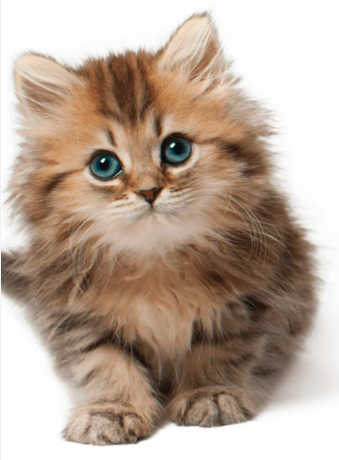
//> input picture testCppLab/testOpenCV/origin/cat3.jpg, 339 x 460 px
$ ./collectionMajorColor   (built with g++ and OpenCV 4)
//> lines starting //> are read from the running program, lines starting //| are printed output that depends on the picture; after the words box and inside, x2 and y2 are one past the last pixel; in counts of white or black regions, pixels touching at a corner belong together
#include <opencv2/opencv.hpp>
#include <opencv2/imgproc.hpp>
#include <opencv2/highgui.hpp>
#include <iostream>

cv::Scalar getDominantColor(const cv::Mat& image, const cv::Mat& mask) {
    // Lọc các điểm ảnh theo mask (chỉ giữ lại các điểm ảnh trong vùng mask)
    cv::Mat maskedImage;
    image.copyTo(maskedImage, mask);

    // Kiểm tra xem vùng trong mask có chứa dữ liệu màu không
    if (cv::countNonZero(mask) == 0) {
        std::cout << "Vùng mask không có dữ liệu màu!" << std::endl;
        return cv::Scalar(0, 0, 0);  // Nếu không có dữ liệu, trả về màu đen
    }

    // Chuyển đổi ảnh sang không gian màu HSV để dễ dàng tìm màu chủ đạo
    cv::Mat hsvImage;
    cv::cvtColor(maskedImage, hsvImage, cv::COLOR_BGR2HSV);

    // Biến dữ liệu để thực hiện K-means
    std::vector<cv::Mat> channels;
    cv::split(hsvImage, channels);

    // Lấy tất cả dữ liệu từ các kênh Hue, Saturation và Value
    cv::Mat data;
    cv::Mat temp[] = {channels[0].reshape(1, channels[0].total()),  // Hue
                      channels[1].reshape(1, channels[1].total()),  // Saturation
                      channels[2].reshape(1, channels[2].total())}; // Value
    cv::merge(temp, 3, data);  // Gộp lại thành 3 kênh

    // Đảm bảo rằng data có kiểu CV_32F
    data.convertTo(data, CV_32F);

    // Tiến hành phân cụm với K-means
    int k = 1;  // Sử dụng 1 cụm để tìm màu chủ đạo
    cv::Mat labels, centers;
    cv::kmeans(data, k, labels, cv::TermCriteria(cv::TermCriteria::EPS + cv::TermCriteria::MAX_ITER, 100, 0.2), 10, cv::KMEANS_RANDOM_CENTERS, centers);

    // Tìm màu chủ đạo từ kết quả của K-means (lấy trung tâm cụm)
    cv::Scalar dominantColorHSV = cv::Scalar(centers.at<float>(0, 0), centers.at<float>(0, 1), centers.at<float>(0, 2));

    return dominantColorHSV;  // Trả về màu chủ đạo trong không gian HSV
}

int main() {
    // Đọc ảnh gốc
    cv::Mat image = cv::imread("cat3.jpg");  // Thay "path_to_your_image.jpg" bằng đường dẫn ảnh của bạn
//> image is the input picture: 460 rows x 339 cols, CV_8UC3; mean B, G, R 153.7, 168.1, 186.8

    // Kiểm tra nếu ảnh không đọc được
    if (image.empty()) {
        std::cout << "Không thể đọc ảnh!" << std::endl;
        return -1;
    }

    // Tạo một mask cho vùng hình tròn (vùng bạn khoanh)
    cv::Mat mask = cv::Mat::zeros(image.size(), CV_8UC1);

    // Vẽ một hình tròn vào mask (thay đổi tọa độ và bán kính theo vùng bạn khoanh)
    cv::Point center(image.cols / 2, image.rows / 2); // Tọa độ tâm hình tròn
//> center = Point(169, 230)
    int radius = 100; // Bán kính hình tròn
    cv::circle(mask, center, radius, cv::Scalar(255), -1); // Vẽ hình tròn vào mask
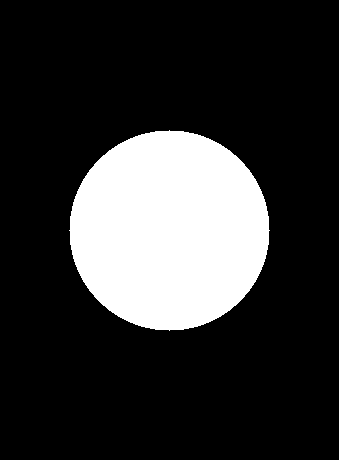
//> mask: 460 rows x 339 cols, CV_8UC1; 20.1% white; 1 white region, box (x1, y1, x2, y2) and area: (69, 130, 270, 331) 31417

    // Vẽ một hình tròn lên ảnh gốc để dễ dàng quan sát
    cv::circle(image, center, radius, cv::Scalar(0, 255, 0), 2); // Vẽ hình tròn màu xanh lá, độ dày 2
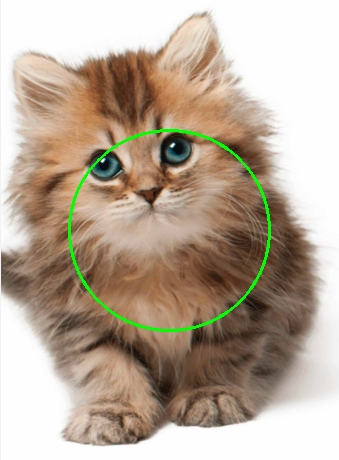
//> image: 460 rows x 339 cols, CV_8UC3; 1.16% of pixels changed, all inside (x1, y1, x2, y2) = (68, 129, 271, 332)

    // Tìm màu chủ đạo trong vùng hình tròn đã khoanh
    cv::Scalar dominantColor = getDominantColor(image, mask);
//> in getDominantColor, `image.copyTo(maskedImage, mask);`:
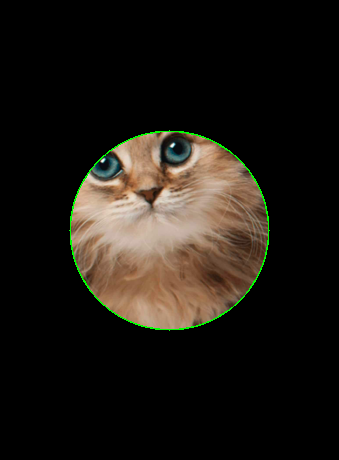
//> maskedImage: 460 rows x 339 cols, CV_8UC3; mean B, G, R 19.3, 25.3, 29.8
//> in getDominantColor, `cv::cvtColor(maskedImage, hsvImage, cv::COLOR_BGR2HSV);`: hsvImage: 460 rows x 339 cols, CV_8UC3; mean H, S, V 3.4, 20.8, 31.5
//> in getDominantColor, `cv::split(hsvImage, channels);`:
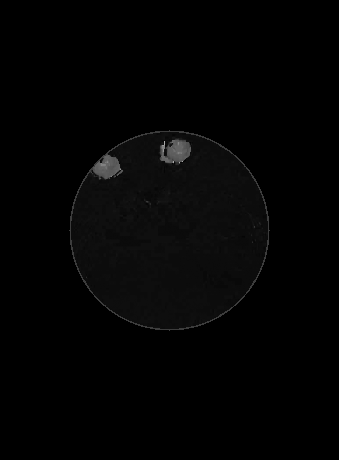
//> channels[0]: 460 rows x 339 cols, CV_8UC1; min 0, max 177, mean 3.4
//> in getDominantColor, `cv::split(hsvImage, channels);`:
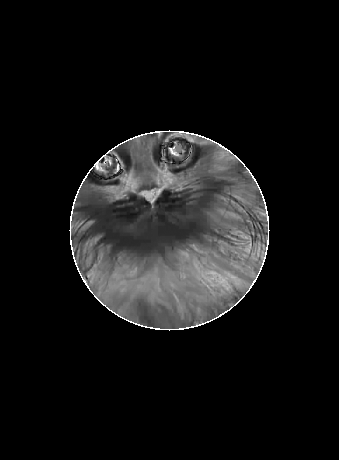
//> channels[1]: 460 rows x 339 cols, CV_8UC1; min 0, max 255, mean 20.8
//> in getDominantColor, `cv::split(hsvImage, channels);`:
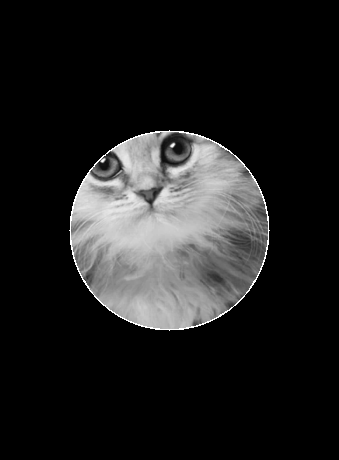
//> channels[2]: 460 rows x 339 cols, CV_8UC1; min 0, max 255, mean 31.5
//> in getDominantColor, `cv::kmeans(data, k, labels, cv::TermCriteria(cv::TermCriteria::EPS + c..`: centers = [3.42, 20.8, 31.45]
//> in getDominantColor, `cv::Scalar dominantColorHSV = cv::Scalar(centers.at<float>(0, 0), cent..`: dominantColorHSV = Scalar(3.42, 20.8, 31.45)
//> dominantColor = Scalar(3.42, 20.8, 31.45)

    std::cout << "Màu chủ đạo (HSV): " << dominantColor << std::endl;
//| Màu chủ đạo (HSV): [3.42207, 20.7979, 31.4529, 0]

    // Hiển thị ảnh và mask
    cv::imshow("Image with Circle", image);  // Hiển thị ảnh với hình tròn
    cv::imshow("Mask", mask);                // Hiển thị mask
    cv::waitKey(0);

    return 0;
}

$ run again, with testCppLab/testOpenCV/origin/cat1.jpg copied over testCppLab/testOpenCV/origin/cat3.jpg
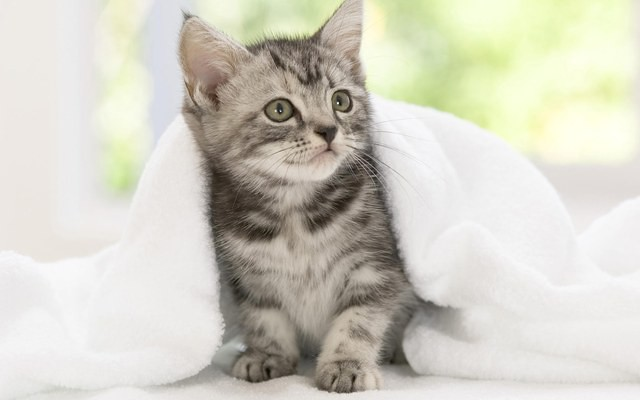
//> input picture testCppLab/testOpenCV/origin/cat1.jpg, 640 x 400 px
//> image is the input picture: 400 rows x 640 cols, CV_8UC3; mean B, G, R 195.4, 207.3, 209.5
//> `cv::circle(mask, center, radius, cv::Scalar(255), -1);`:
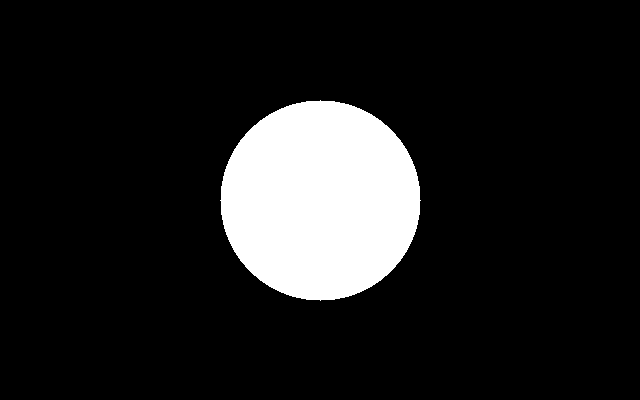
//> mask: 400 rows x 640 cols, CV_8UC1; 12.3% white; 1 white region, box (x1, y1, x2, y2) and area: (220, 100, 421, 301) 31417
//> image: 400 rows x 640 cols, CV_8UC3; 0.71% of pixels changed, all inside (x1, y1, x2, y2) = (219, 99, 422, 302)
//> hsvImage: 400 rows x 640 cols, CV_8UC3; mean H, S, V 2.5, 5.4, 18.7
//> in getDominantColor, `cv::split(hsvImage, channels);`:
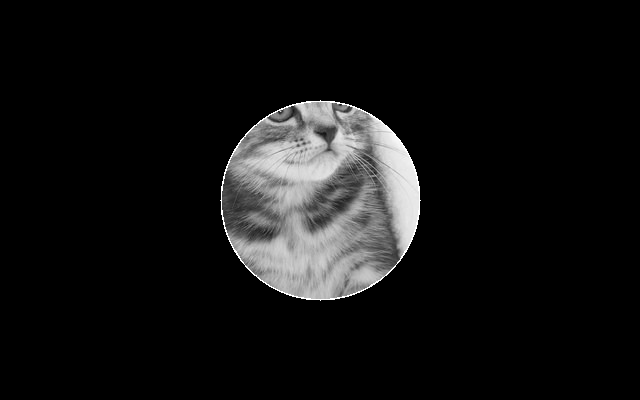
//> channels[2]: 400 rows x 640 cols, CV_8UC1; min 0, max 255, mean 18.7
//> centers = [2.46, 5.37, 18.74]
//> dominantColorHSV = Scalar(2.46, 5.37, 18.74)
//| Màu chủ đạo (HSV): [2.46136, 5.36613, 18.7411, 0]

$ run again, with testCppLab/testOpenCV/origin/cat4.jpg copied over testCppLab/testOpenCV/origin/cat3.jpg
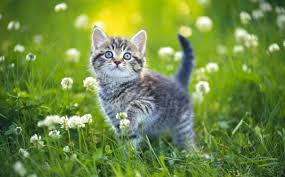
//> input picture testCppLab/testOpenCV/origin/cat4.jpg, 285 x 177 px
//> image is the input picture: 177 rows x 285 cols, CV_8UC3; mean B, G, R 65.7, 138.8, 112.1
//> `cv::circle(mask, center, radius, cv::Scalar(255), -1);`:
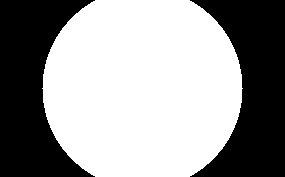
//> mask: 177 rows x 285 cols, CV_8UC1; 59.4% white; 2 black regions, box (x1, y1, x2, y2) and area: (0, 0, 95, 177) 10234, (190, 0, 285, 177) 10234
//> image: 177 rows x 285 cols, CV_8UC3; 2.47% of pixels changed, all inside (x1, y1, x2, y2) = (41, 0, 244, 177)
//> hsvImage: 177 rows x 285 cols, CV_8UC3; mean H, S, V 32.9, 80.3, 94.8
//> in getDominantColor, `cv::split(hsvImage, channels);`:
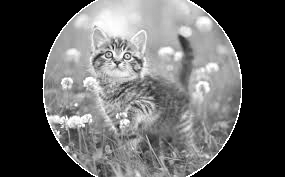
//> channels[2]: 177 rows x 285 cols, CV_8UC1; min 0, max 255, mean 94.8
//> centers = [32.89, 80.33, 94.79]
//> dominantColorHSV = Scalar(32.89, 80.33, 94.79)
//| Màu chủ đạo (HSV): [32.893, 80.3317, 94.7857, 0]
